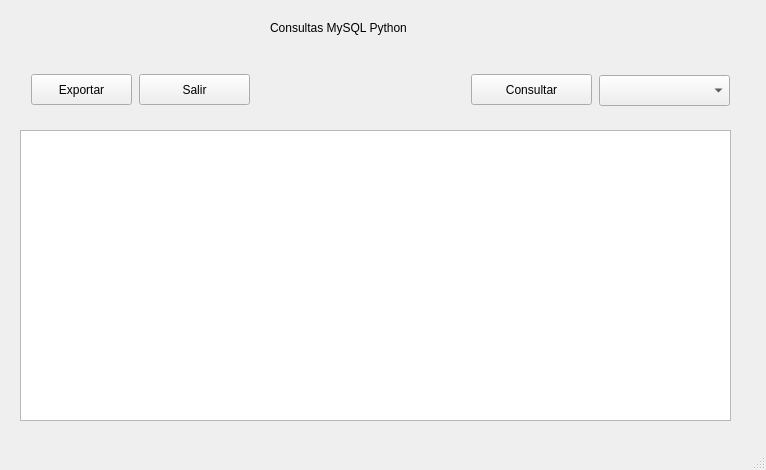
<?xml version="1.0" encoding="UTF-8"?>
<ui version="4.0">
 <class>MainWindow</class>
 <widget class="QMainWindow" name="MainWindow">
  <property name="geometry">
   <rect>
    <x>0</x>
    <y>0</y>
    <width>766</width>
    <height>470</height>
   </rect>
  </property>
  <property name="windowTitle">
   <string>MainWindow</string>
  </property>
  <widget class="QWidget" name="centralwidget">
   <widget class="QPushButton" name="btnExportar">
    <property name="geometry">
     <rect>
      <x>31</x>
      <y>74</y>
      <width>101</width>
      <height>31</height>
     </rect>
    </property>
    <property name="text">
     <string>Exportar</string>
    </property>
   </widget>
   <widget class="QPushButton" name="btnSalir">
    <property name="geometry">
     <rect>
      <x>139</x>
      <y>74</y>
      <width>111</width>
      <height>31</height>
     </rect>
    </property>
    <property name="text">
     <string>Salir</string>
    </property>
   </widget>
   <widget class="QPushButton" name="btnConsultar">
    <property name="geometry">
     <rect>
      <x>471</x>
      <y>74</y>
      <width>121</width>
      <height>31</height>
     </rect>
    </property>
    <property name="text">
     <string>Consultar</string>
    </property>
   </widget>
   <widget class="QComboBox" name="cbTablas">
    <property name="geometry">
     <rect>
      <x>599</x>
      <y>75</y>
      <width>131</width>
      <height>31</height>
     </rect>
    </property>
   </widget>
   <widget class="QLabel" name="label">
    <property name="geometry">
     <rect>
      <x>270</x>
      <y>20</y>
      <width>161</width>
      <height>16</height>
     </rect>
    </property>
    <property name="text">
     <string>Consultas MySQL Python</string>
    </property>
   </widget>
   <widget class="QTableWidget" name="tabla">
    <property name="geometry">
     <rect>
      <x>20</x>
      <y>130</y>
      <width>711</width>
      <height>291</height>
     </rect>
    </property>
   </widget>
  </widget>
  <widget class="QMenuBar" name="menubar">
   <property name="geometry">
    <rect>
     <x>0</x>
     <y>0</y>
     <width>766</width>
     <height>21</height>
    </rect>
   </property>
  </widget>
  <widget class="QStatusBar" name="statusbar"/>
 </widget>
 <resources/>
 <connections/>
</ui>
